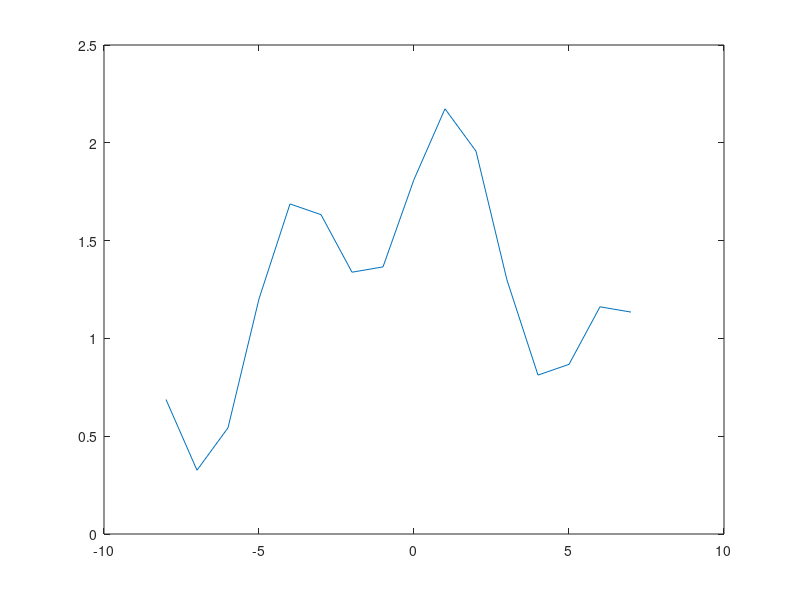
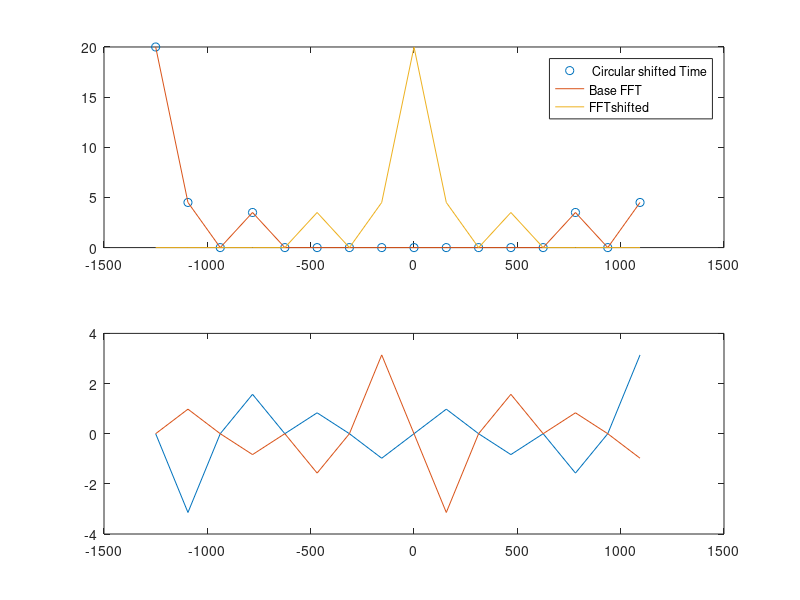

MATLAB code to generate these figures, in order:
clear all;
close all;
del_t = 0.4 * 10^-3;
n = linspace(-8, 7, 16);

sampled_time_v = [0.6875, 0.3261, 0.5429, 1.2022, ...
    1.6875, 1.6327, 1.3384, 1.3655, 1.8125, 2.1739, 1.9571, ...
    1.2978, 0.8125, 0.8673, 1.1616, 1.1345]; %9th sample is origin. array was missing 1.6327
L = length(sampled_time_v);
fqs = 1/del_t * 1/L * (-L/2:L/2-1); %herp derp i looked it up. PLEASE CHANGE THIS
figure;
plot(n,sampled_time_v)

%Testing update speed
fft2 = fft(circshift(sampled_time_v,2));
fft1 = fft(sampled_time_v); %fftshift swaps left and right halves of vector. here, 9:16 get moved to front
figure;                              %thus array goes from 1:16 to 9:16then1:8   
subplot(2,1,1)
plot(fqs, abs(fft2), 'o')
hold on;
plot(fqs, abs(fft1));
hold on;
plot(fqs, fftshift(abs(fft1)))    
legend(" Circular shifted Time", "Base FFT", "FFTshifted")
%SOMEONE LABEL THESE PLOTS PLZ
subplot(2,1,2)
plot(fqs, angle(fft1))
hold on;
plot(fqs, fftshift(angle(fft1)))% this should be the end of question 1 (with some explanation)
